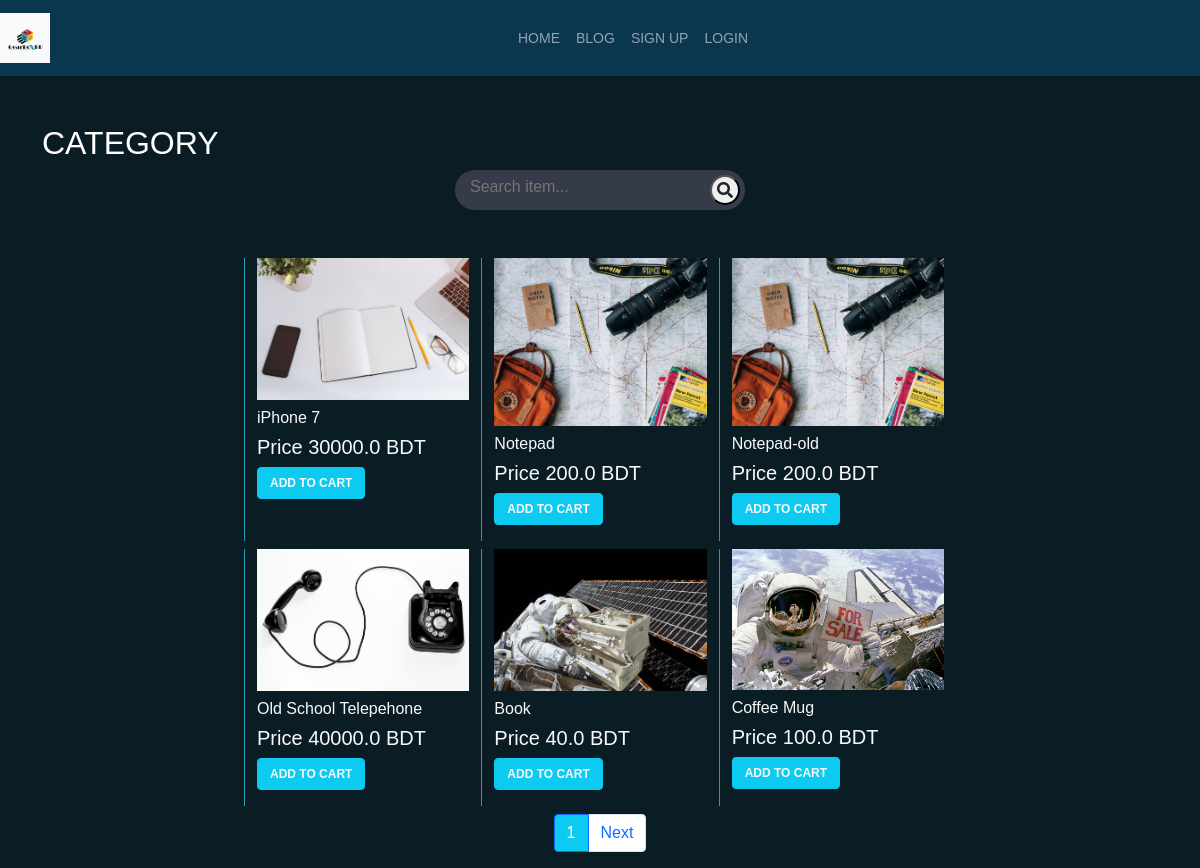
The page / on the database its author committed.
### ecom/models.py (models this page shows, shortened)
class Product(models.Model):
    title = models.CharField(max_length=200)
    slug = models.SlugField(blank=True, null=True)
    description = models.TextField()
    price = models.FloatField()
    stock = models.PositiveIntegerField()
    image = models.ImageField(upload_to='ecom/photos')
    category = models.CharField(max_length=100, blank=True, null=True)

### ecom/views.py (the view)
# urls.py: path('', ProductView.as_view(), name='product_list'),
class ProductView(ListView):
    model = Product
    paginate_by = 6

### ecom/templates/ecom/product_list.html (shortened to what this page needs)
{% extends 'base.html' %}
{% block content %}
<div class="com-nd-4">
    <h2>CATEGORY</h2>
</div>
<div class="col-md-8 mx-auto">
    {% include 'ecom/search_item.html' %}
    <div class="container-fluid mt-5">
        <div class="row">
            {% if product_list %}
                {% for pro in product_list %}
                    <div class="col-md-4 col-sm-6 mb-2"style="border-left:1px solid #17a2b8;">
                        <figure class="figure">
                            <img class="figure-img img-fluid" src="{{ pro.image.url }}" alt="">
                            <figcaption>
                                <a class="text-decoration-none text-light" href="{% url 'products:product_detail' slug=pro.slug  %}">
                                    <div class="ml-2">
                                        <h6>{{ pro.title }}</h6>
                                        <h5>Price {{ pro.price }} BDT</h5>
                                    </div>
                                </a>
                                <a href="{% url 'products:add_to_cart' pk=pro.pk %}" class="btn btn-info btn-block nice-btn text-light">add to cart</a>
                            </figcaption>
                        </figure>
                    </div>
                {% endfor %}
            {% endif %}
        </div>
    </div>
    {% if paginator %}
    <nav aria-label="...">
      <ul class="pagination justify-content-center">
        <li class="page-item active" aria-current="page">
          <span class="page-link bg-info">
            {{ page_obj.number }}
          </span>
        </li>
          {% if page_obj.has_next %}
            <li class="page-item">
              <a class="page-link" href="?page={{ page_obj.next_page_number }}">Next</a>
            </li>
          {% endif %}
      </ul>
</nav>
    {% endif %}
</div>
{% endblock %}

### static/css/custom.css (style rules this page uses)
* { margin:0; padding:0; }
body { background-color: #0a1d25; color:white; font-family: 'Montserrat', sans-serif; }
nav li { list-style: none; display: inline-block; }
nav li a { text-decoration: none; position: relative; display: block; overflow: hidden; transition: 0.7s all; padding: 14px 30px; }
nav li a:before { content: ''; width: 60px; position: absolute; border-bottom: 2px solid #17a2b8; bottom: 0; right: 350px; transition: 0.7s all; }
.nice-btn { font-size:12px; font-weight:bold; text-align:center; text-transform:uppercase; }

### rows shown on the page
Product: image (picture), title "iPhone 7", price "30000.0"
Product: image (picture), title "Notepad", price "200.0"
Product: image (picture), title "Notepad-old", price "200.0"
Product: image (picture), title "Old School Telepehone", price "40000.0"
Product: image (picture), title "Book", price "40.0"
Product: image (picture), title "Coffee Mug", price "100.0"

### other values the page prints
{{ page_obj.number }} "1"
